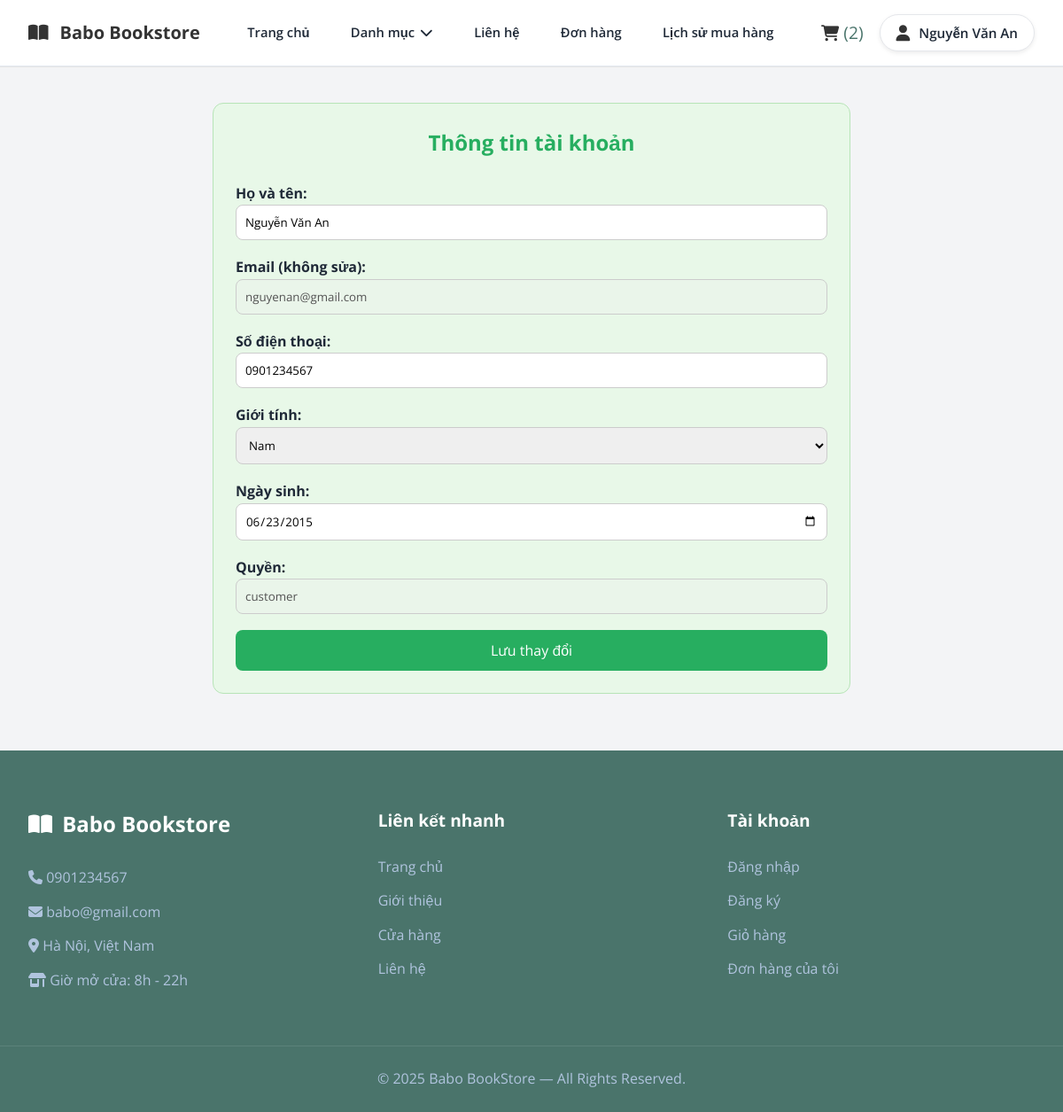
The app's page /account.php (signed in) with its own data.
### tables this page shows
CREATE TABLE `users` (
  `user_id` int(11) NOT NULL,
  `full_name` varchar(100) NOT NULL,
  `email` varchar(150) NOT NULL,
  `password` varchar(255) NOT NULL,
  `phone` varchar(20) NOT NULL,
  `gender` enum('Nữ','Nam','Khác','') NOT NULL,
  `dob` date NOT NULL,
  `role` enum('customer','admin','','') NOT NULL,
  `created_at` datetime NOT NULL DEFAULT current_timestamp(),
  `status` enum('active','banned','','') NOT NULL,
  `reset_token` varchar(64) DEFAULT NULL,
  `token_expiry` datetime DEFAULT NULL,
  `login_attempts` int(11) DEFAULT 0,
  `last_attempt` datetime DEFAULT NULL
);

### account.php (the view, shortened to what this page needs)
<?php
include 'connect.php';
$user_id = $_SESSION['user_id'];
$q = mysqli_query($ocon, "SELECT * FROM users WHERE user_id = $user_id LIMIT 1");
$user = mysqli_fetch_assoc($q);
$full_name = $user['full_name'];
$email     = $user['email'];
$phone     = $user['phone'];
$gender    = $user['gender'];
$dob       = $user['dob'];
$role      = $user['role'];
?>
<!DOCTYPE html>
<html>
<head>
    <link rel="stylesheet" href="css/account.css">
     <link rel="stylesheet" href="css/review.css">
    <link rel="stylesheet" href="css/style.css">
    <link rel="stylesheet"
          href="https://cdnjs.cloudflare.com/ajax/libs/font-awesome/6.4.0/css/all.min.css">
</head>
<body>
<?php include 'header.php'; ?>
<div class="account_wrapper">
    <h2>Thông tin tài khoản</h2>
    <form action="update_account.php" method="POST" class="account_form">
        <label>Họ và tên:</label>
        <input type="text" name="full_name" value="<?= $full_name ?>">
        <label>Email (không sửa):</label>
        <input type="email" value="<?= $email ?>" disabled>
        <label>Số điện thoại:</label>
        <input type="text" name="phone" value="<?= $phone ?>">
        <label>Giới tính:</label>
        <select name="gender">
            <option value="Nam" <?= $gender=="Nam"?"selected":"" ?>>Nam</option>
        </select>
        <label>Ngày sinh:</label>
        <input type="date" name="dob" value="<?= $dob ?>">
        <label>Quyền:</label>
        <input type="text" value="<?= $role ?>" disabled>
        <button class="save_btn">Lưu thay đổi</button>
    </form>
</div>
<?php include 'footer.php'; ?>
</body>
</html>

### header.php (shortened to what this page needs)
<?php
include 'connect.php';
$cart_id = 0;
$user_name = "";
if (isset($_SESSION['user_id'])) {
    $user_id = $_SESSION['user_id'];
    $user_query = mysqli_query($ocon, "SELECT full_name, role FROM users WHERE user_id = '$user_id'");
    if ($user = mysqli_fetch_assoc($user_query)) {
        $user_name = $user['full_name'];
    }
    $cart_query = mysqli_query($ocon, "SELECT cart_id FROM carts WHERE user_id = '$user_id'");
    if (mysqli_num_rows($cart_query) > 0) {
        $cart = mysqli_fetch_assoc($cart_query);
        $cart_id = $cart['cart_id'];
    } else {
        mysqli_query($ocon, "INSERT INTO carts(user_id) VALUES('$user_id')");
        $cart_id = mysqli_insert_id($ocon);
    }
}
$total_cart_items = 0;
if ($cart_id > 0) {
    $count_cart_items = mysqli_query($ocon, "SELECT * FROM cart_items WHERE cart_id = '$cart_id'");
    $total_cart_items = mysqli_num_rows($count_cart_items);
}
?>
<link rel="stylesheet" href="CSS/header.css">
<header class="user_header">
    <div class="header_1">
        <div class="user_flex">
            <a href="index.php" class="book_logo">
                <i class="fas fa-book-open"></i> Babo Bookstore
            </a>
            <nav class="navbar">
                <a href="index.php">Trang chủ</a>
                <div class="category_menu">
    <a href="javascript:void(0)" class="category_btn">Danh mục <i class="fas fa-chevron-down"></i></a>
</div>
                <a href="#">Liên hệ</a>
                <a href="order.php">Đơn hàng</a>
                <a href="purchase_history.php">Lịch sử mua hàng</a>
            </nav>
            <div class="icons">
                <a href="cart.php">
                    <i class="fas fa-shopping-cart"></i>
                    <span>(<?php echo $total_cart_items; ?>)</span>
                </a>
                <div class="user-menu">
                    <div id="user-btn" class="user_box">
    <i class="fas fa-user"></i>
    <span><?= $user_name ?: "Tài khoản" ?></span>
</div>
                </div>
            </div>
        </div>
    </div>
</header>

### CSS/account.css (style rules this page uses)
.account_wrapper { width: 60%; margin: 40px auto; background: #e8f8e8; padding: 25px; border-radius: 12px; border: 1px solid #b7e4b7; }
.account_wrapper h2 { text-align: center; color: #27ae60; margin-bottom: 25px; }
.account_form label { font-weight: bold; }
.account_form input, .account_form select { width: 100%; padding: 10px; margin-bottom: 18px; border-radius: 8px; border: 1px solid #ccc; }
.save_btn { background: #27ae60; width: 100%; padding: 12px; color: white; border: none; border-radius: 8px; font-size: 16px; cursor: pointer; }

### CSS/style.css (style rules this page uses)
:root { --primary-color: #4a746b; --accent-color: #0b4644; --light-blue: #EFF6FF; --orange: #F59E0B; --text-color: #1F2937; --light-text: #4B5563; --white: #ffffff; --border-radius: 12px; --shadow: 0 10px 15px -3px rgba(0, 0, 0, 0.1), 0 4px 6px -2px rgba(0, 0, 0, 0.05); --transition: all 0.3s ease; }
* { margin: 0; padding: 0; box-sizing: border-box; font-family: 'Open Sans', sans-serif; text-decoration: none; list-style: none; border: none; outline: none; }
body { background-color: #f3f4f6; color: var(--text-color); line-height: 1.6; }
.user_header .header_1 { background-color: var(--white); border-bottom: 1px solid #e2e8f0; }
.user_flex { max-width: 1200px; margin: 0 auto; padding: 1rem 2rem; display: flex; align-items: center; justify-content: space-between; }
.book_logo { font-size: 1.5rem; font-weight: 700; color: var(--primary-color); display: flex; align-items: center; gap: 0.5rem; }
.user_flex .navbar { display: flex; gap: 2rem; }
.user_flex .navbar a { font-size: 1rem; color: var(--text-color); font-weight: 500; transition: var(--transition); }
.icons { display: flex; gap: 1.2rem; }
.icons a { font-size: 1.2rem; color: var(--primary-color); transition: var(--transition); }
.user_box { display: flex; align-items: center; gap: 10px; padding: 8px 18px; background: var(--white); border: 1px solid #e5e7eb; border-radius: 50px; box-shadow: 0 2px 5px rgba(0,0,0,0.08); transition: var(--transition); cursor: pointer; }
.user_box i { font-size: 1.3rem; color: var(--primary-color); }
.user_box span { font-size: 0.95rem; font-weight: 600; color: var(--text-color); white-space: nowrap; }
.user_flex .navbar { display: flex; align-items: center; gap: 1.4rem; }
.user_flex .navbar a { font-size: 0.92rem; font-weight: 600; color: var(--text-color); white-space: nowrap; transition: var(--transition); }
.category_menu .category_btn { font-size: 0.92rem !important; font-weight: 600; white-space: nowrap; }

### CSS/header.css (style rules this page uses)
.user_header { width: 100%; background: #fff; border-bottom: 1px solid #e6e6e6; }
.book_logo { font-size: 20px; color: #333; font-weight: bold; text-decoration: none; }
.book_logo i { margin-right: 5px; }
.navbar a { margin: 0 12px; text-decoration: none; color: #333; font-size: 15px; transition: 0.25s; }
.icons { display: flex; align-items: center; gap: 18px; }
.icons i { font-size: 18px; cursor: pointer; color: #333; transition: 0.25s; }
.user-menu { position: relative; display: inline-block; font-family: "Poppins", sans-serif; }
.category_menu { position: relative; }
.category_btn { cursor: pointer; display: flex; align-items: center; gap: 6px; }
.category_menu::after { content: ""; position: absolute; left: 0; top: 100%; width: 100%; height: 15px; }

### records on screen
users: full_name "Nguyễn Văn An", email "nguyenan@gmail.com", phone "0901234567", gender "Nam", dob "06/23/2015", role "customer"

### other values on screen
$total_cart_items "2"
